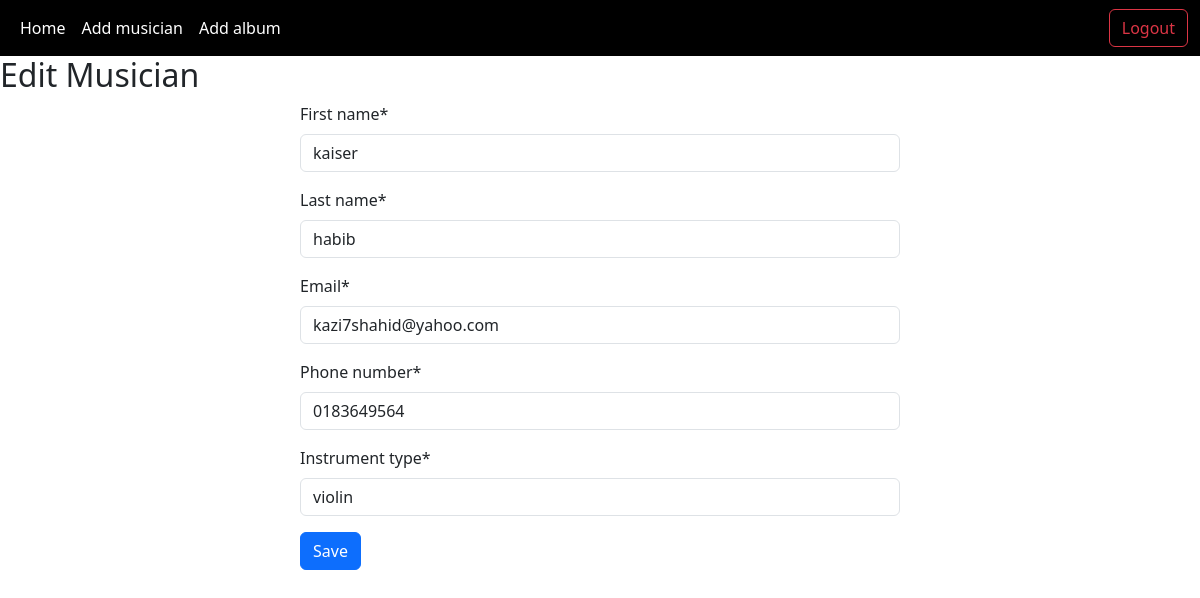
Screenshot of /edit_musician/2/ (signed in) with the database file from the repository.
### user/models.py (models this page shows, shortened)
class Musician(models.Model):
    first_name = models.CharField(max_length=50)
    last_name = models.CharField(max_length=50)
    email = models.EmailField()
    phone_number = models.CharField(max_length=15)
    instrument_type = models.CharField(max_length=50)

### user/views.py (the view)
# urls.py: path('edit_musician/<int:id>/', editmusician.as_view(), name='edit_musician'),
@method_decorator(login_required, name='dispatch')
class editmusician(UpdateView):
    model = models.Musician
    form_class = forms.MusicianForm
    template_name = 'add_musician.html'
    pk_url_kwarg = 'id'
    success_url = reverse_lazy('home')

### user/forms.py
class MusicianForm(forms.ModelForm):
    class Meta:
        model = Musician
        fields = '__all__'

### user/templates/add_musician.html (shortened to what this page needs)
{% extends 'base.html' %}
{% block content %}
{% load crispy_forms_tags %}
<h2>Edit Musician</h2>
<form method="post" style="width: 50%; margin: auto;">
  {{ form|crispy }}
  <button type="submit" class="btn btn-primary">Save</button>
</form>
{% endblock %}

### rows the page displays
Musician: first_name "kaiser", last_name "habib", email "kazi7shahid@yahoo.com", phone_number "0183649564", instrument_type "violin"
